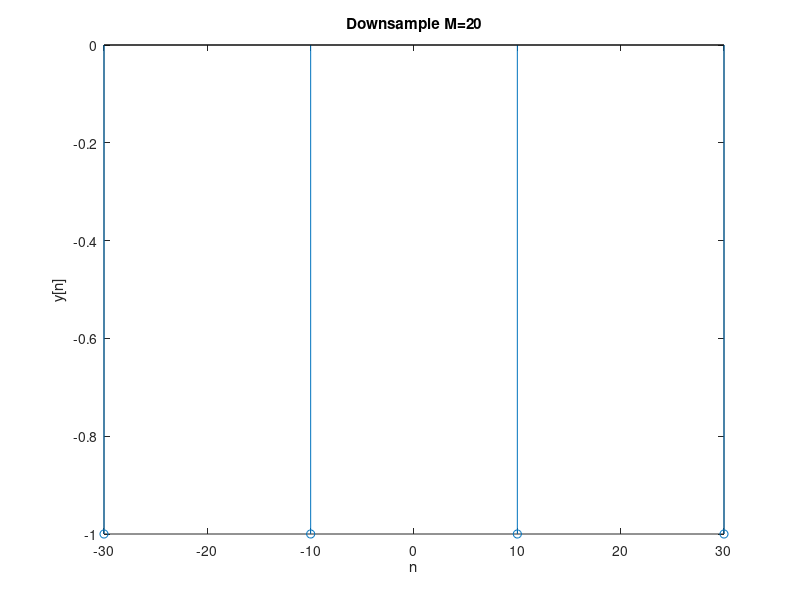

Write MATLAB code to recreate this figure.
%% 2.22
% A downsampler system is defined in (2.24). Consider the sequence x[n] = cos(0.1πn)
% 
% for −30 ≤ n ≤ 30. Using the stem function plot
% 
% (a) x[n] versus n.
% 
% (b) A down sampled signal y[n] for M = 5.
% 
% (c) A down sampled signal y[n] for M = 20.
% 
% (d) How does the downsampled signal appear? Compressed or expanded.
% 
% *y[n] = H{x[n]} = x[nM]  (2.24)*
% 
% *a)*

n = [-30:30];
xn = cos(0.1*pi*n);

stem(n,xn)
title('x[n] vs n'); xlabel('n') ; ylabel('x[n]');
%% 
% *b)*

n5d = downsample(n,5);
xn5d = downsample(xn,5);

stem(n5d,xn5d) 
title('Downsample M=5'); xlabel('n') ; ylabel('y[n]');
%% 
% *c)*

n20d = downsample(n,20);
xn20d = downsample(xn,20);

stem(n20d,xn20d) 
title('Downsample M=20'); xlabel('n') ; ylabel('y[n]');
%% 
% *d)  Compressed*